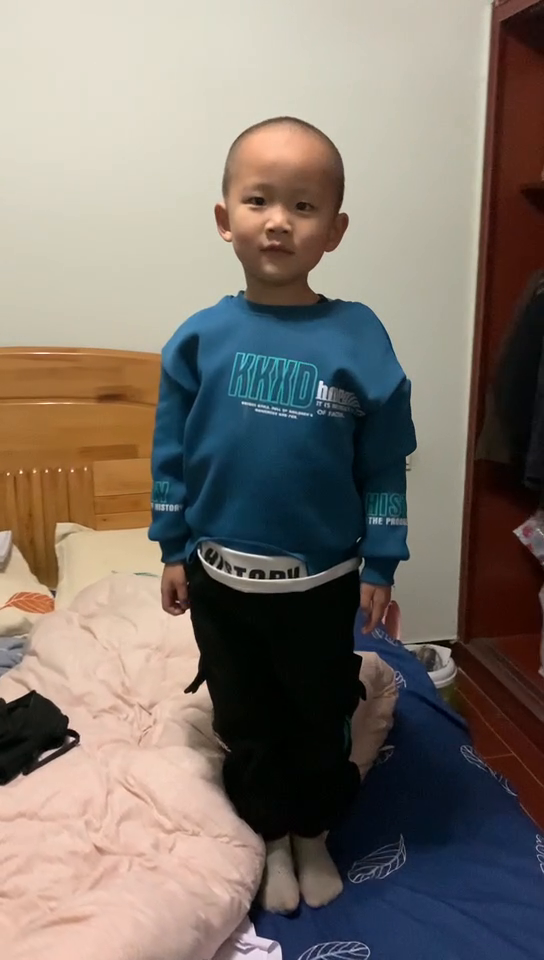
#> input picture opencv_py/data/imgs/yinzihao.png, 544 x 960 px, found by its file name
$ python adaptive_threshod.py
#> lines starting #> are read from the running program, lines starting #| are printed output that depends on the picture
import cv2
import numpy as np
"""
自适应阈值二值化:
    通过权值阈值对图像做二值化，这种方法对某些图像效果不好，由于光照不均匀以及阴影的存在，
    只有一个阈值会使得在阴影处的白色被二值化为黑色。

    adaptiveThreshold(img, maxValue, adaptiveMethod, type, blocksize, C)
    adaptiveMethod: 计算阈值的方法 ADAPTIVE_THRESH_MEAN_C(计算邻近区域的平均值)、ADAPTIVE_THRESH_GAUSSIAN_C(高斯窗口加权平均值)
    blockSize: 邻近区域的大小
    C: 常量，应从计算出的平均值或加权平均值中减去
    type: THRESH_BINARY、THRESH_BINARY_INV
    [THRESH_TRUNC、THRESH_TOZERO、THRESH_TOZERO_INV 不属于二值化范畴]
"""

img = cv2.imread(r'E:\PycharmProjects\funnyPython\opencv_py\data\imgs\yinzihao.png')
#> img is the input picture: shape (960, 544, 3); mean B, G, R 108.7, 116.8, 126.3

# 色彩空间转换
img_gray = cv2.cvtColor(img, cv2.COLOR_BGR2GRAY)
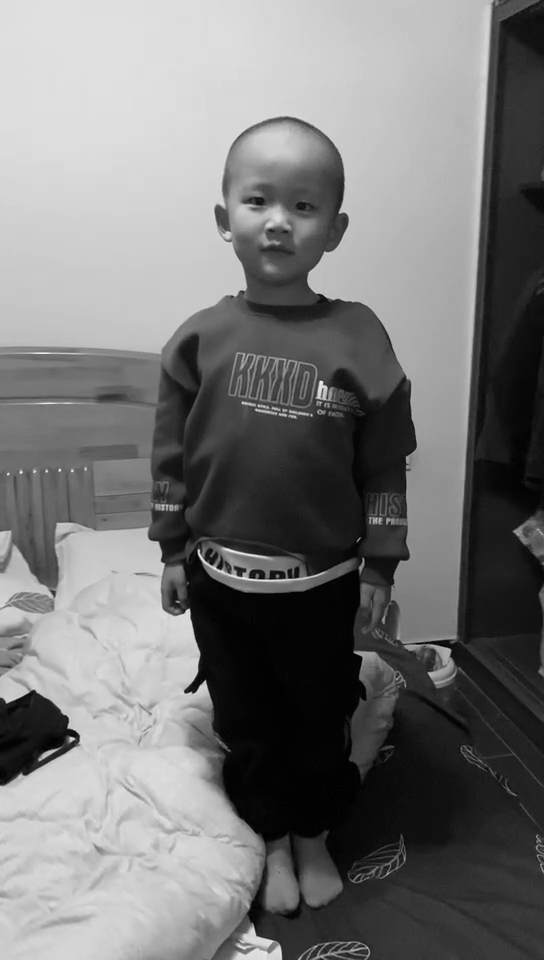
#> img_gray: shape (960, 544); min 0, max 242, mean 118.7

res = cv2.adaptiveThreshold(img_gray, 255, cv2.ADAPTIVE_THRESH_GAUSSIAN_C,
                            cv2.THRESH_BINARY, 3, 0)
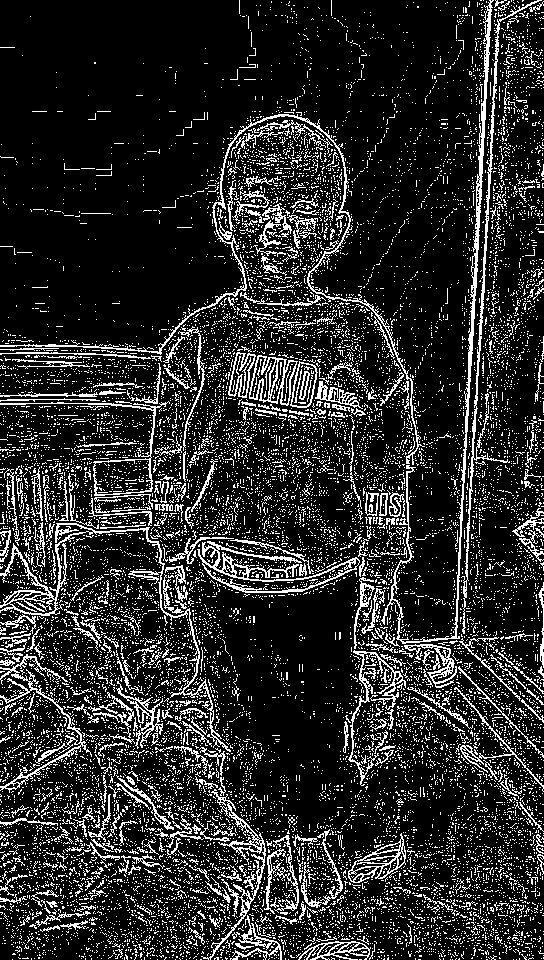
#> res: shape (960, 544); 16.5% white in thin lines or dots

cv2.imshow('img', img)
cv2.imshow('img_gray', img_gray)
cv2.imshow('res', res)
cv2.waitKey(0)

$ run again, with opencv_py/data/imgs/qianqian_face.png copied over opencv_py/data/imgs/yinzihao.png
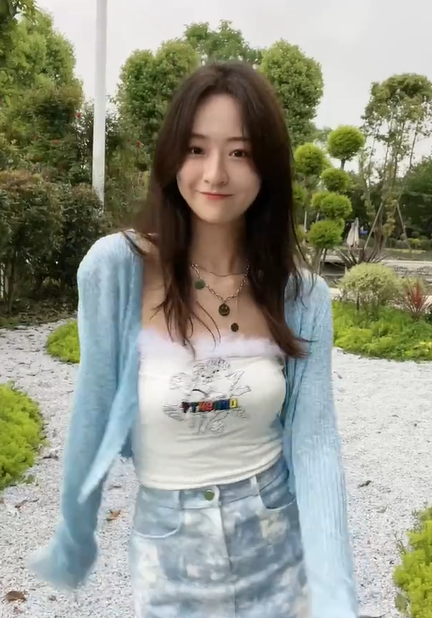
#> input picture opencv_py/data/imgs/qianqian_face.png, 432 x 618 px, found by its file name
#> img is the input picture: shape (618, 432, 3); mean B, G, R 136, 150.5, 147.5
#> `img_gray = cv2.cvtColor(img, cv2.COLOR_BGR2GRAY)`:
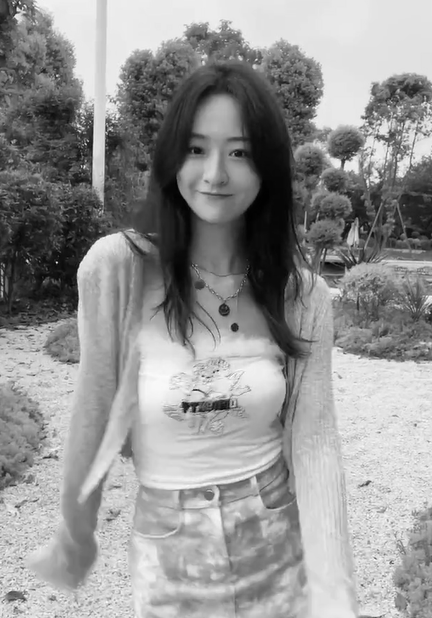
#> img_gray: shape (618, 432); min 0, max 253, mean 147.9
#> `res = cv2.adaptiveThreshold(img_gray, 255, cv2.ADAPTIVE_THRESH_GAUSSIA..`:
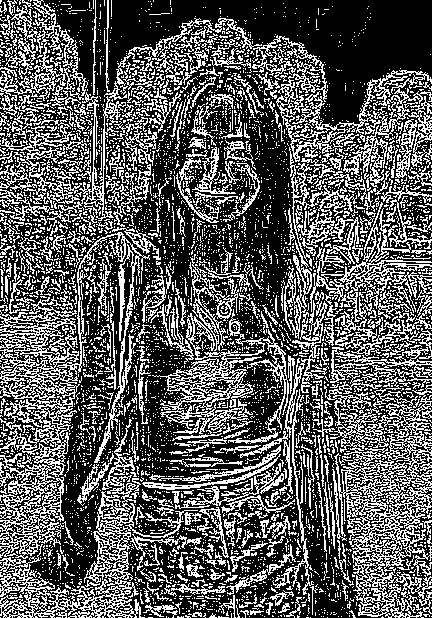
#> res: shape (618, 432); 35.7% white in thin lines or dots
